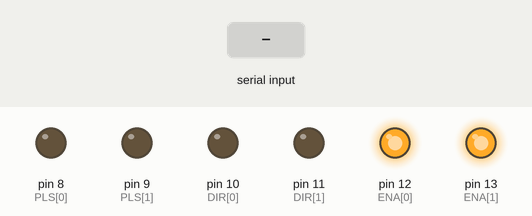
This sketch was run on a simulated Arduino Uno, built with avr-gcc and run on an emulated ATmega328P. On the bench: output pins drawn as LEDs (lit = HIGH). The test bench sets the inputs (shaded band). What the sketch prints to the serial monitor is not drawn.

Above: at 1.2 s.
1.3 s: byte 30 received over Serial
At 2.5 s:
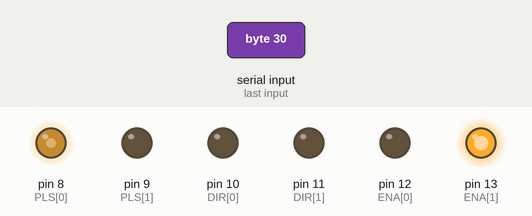
At 50.5 s:
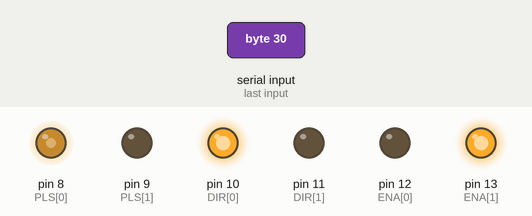
Timing chart, 0 to 54.4 s (numbered marks = the images above; inputs shaded):
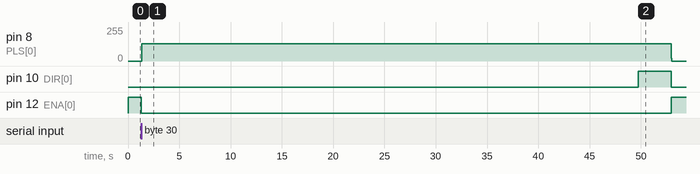

The sketch:

control.ino
```cpp
#define REV 800
int PLS[2]={8,9},DIR[2]={10,11},ENA[2]={12,13};

void setup() {
  // put your setup code here, to run once:
  pinMode(PLS[0], OUTPUT);
  pinMode(PLS[1], OUTPUT);
  pinMode(DIR[0], OUTPUT);
  pinMode(DIR[1], OUTPUT);
  pinMode(ENA[0], OUTPUT);
  pinMode(ENA[1], OUTPUT);
  Serial.begin(9600);
  digitalWrite(ENA[0],HIGH);
  digitalWrite(ENA[1],HIGH);
  digitalWrite(DIR[0],LOW);
  digitalWrite(DIR[1],LOW);
}
uint8_t t;
int m,a;
void loop() {
  // put your main code here, to run repeatedly:
  while(Serial.available()>0){t=Serial.read();}
  if (t!=0){
//    Serial.println(t);
    a=int(t);
    m=a/60;
    a=a%60;
    a=a*REV;
    if (m==2){
      digitalWrite(ENA[0],LOW);
      digitalWrite(ENA[1],LOW);
      digitalWrite(DIR[0],HIGH);
      digitalWrite(DIR[1],HIGH);
      for (int j=0;j<50;++j){
      for (int i=0;i<REV;++i){
        digitalWrite(PLS[0],HIGH);
        digitalWrite(PLS[1],HIGH);
        delay(1);
        digitalWrite(PLS[0],LOW);
        digitalWrite(PLS[1],LOW);
        delay(1);
      }}
      digitalWrite(DIR[0],LOW);
      digitalWrite(DIR[1],LOW);
      digitalWrite(ENA[0],HIGH);
      digitalWrite(ENA[1],HIGH);
    }else{
      digitalWrite(ENA[m],LOW);
      for (int i=0;i<a;++i){
        digitalWrite(PLS[m],HIGH);
        delay(1);
        digitalWrite(PLS[m],LOW);
        delay(1);
      }
      digitalWrite(DIR[m],HIGH);
      for(int i=0;i<REV*2;++i){
        digitalWrite(PLS[m],HIGH);
        delay(1);
        digitalWrite(PLS[m],LOW);
        delay(1);
      }
      digitalWrite(DIR[m],LOW);
      digitalWrite(ENA[m],HIGH);
    }
    t=0;
    Serial.println("f");
  }
}
```

Measured:
- after the input at 1.3 s, pin 8 (PLS[0]): 0/255 → 129/255 after 0.05 s, → 0/255 51.6 s later; pin 10 (DIR[0]): LOW → HIGH after 48.4 s, → LOW 3.2 s later; pin 12 (ENA[0]): HIGH → LOW at once, → HIGH 51.7 s later
